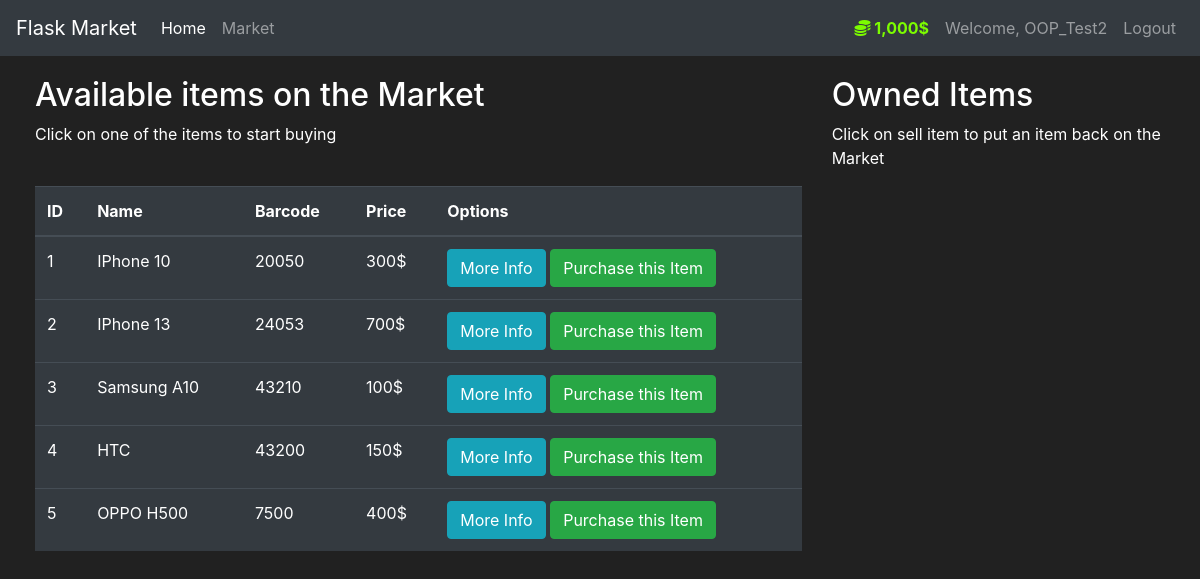
The page /market (signed in) on the database its author committed.
### market/models.py (models this page shows, shortened)
class User(db.Model, UserMixin):
    id = db.Column(db.Integer(), primary_key=True)
    username = db.Column(db.String(length=30), nullable=False, unique=True)
    email_address = db.Column(db.String(length=50), nullable=False, unique=True)
    password_hash = db.Column(db.String(length=60), nullable=False)
    budget = db.Column(db.Integer(), nullable=False, default=1000)
    items = db.relationship('Item', backref='owned_user', lazy=True)
    @property
    def prettier_budget(self):
        if len(str(self.budget)) >= 4:
            return f'{str(self.budget)[:-3]},{str(self.budget)[-3:]}$'
        else:
            return f"{self.budget}$"
    @property
    def password(self):
        return self.password

class Item(db.Model):
    id = db.Column(db.Integer(), primary_key=True)
    name = db.Column(db.String(length=30), nullable=False, unique=True)
    price = db.Column(db.Integer(), nullable=False)
    barcode = db.Column(db.String(length=12), nullable=False, unique=True)
    description = db.Column(db.String(length=1024), nullable=False, unique=True)
    owner = db.Column(db.Integer(), db.ForeignKey('user.id'))

### market/routes.py (the view, shortened to what this page needs)
@app.route('/market', methods=['GET', 'POST'])
@login_required
def market_page():
    purchase_form = PurchaseItemForm()
    selling_form = SellItemForm()
    if request.method == "GET":
        items = Item.query.filter_by(owner=None)
        owned_items = Item.query.filter_by(owner=current_user.id)
        return render_template('market.html', items=items, purchase_form=purchase_form, owned_items=owned_items, selling_form=selling_form)

### market/models.py (called while the page is built)
@login_manager.user_loader
def load_user(user_id):
    return User.query.get(int(user_id))

### market/templates/market.html (shortened to what this page needs)
{% extends 'base.html' %}
{% block content %}
<div class="row" style="margin-top:20px; margin-left:20px">
   <div class="col-8">
       <h2>Available items on the Market</h2>
       <p>Click on one of the items to start buying</p>
       <br>
      <table class="table table-hover table-dark">
         <thead>
            <tr>
               <th scope="col">ID</th>
               <th scope="col">Name</th>
               <th scope="col">Barcode</th>
               <th scope="col">Price</th>
               <th scope="col">Options</th>
            </tr>
         </thead>
         <tbody>
            {% for item in items %}
            <tr>
               <td>{{ item.id }}</td>
               <td>{{ item.name }}</td>
               <td>{{ item.barcode }}</td>
               <td>{{ item.price }}$</td>
               <td>
                  <button class="btn btn-outline btn-info" data-toggle="modal" data-target="#Modal-MoreInfo-{{ item.id }}">More Info</button>
                  <button class="btn btn-outline btn-success" data-toggle="modal" data-target="#Modal-PurchaseConfirm-{{ item.id }}">Purchase this Item</button>
               </td>
            </tr>
            {% endfor %}
         </tbody>
      </table>
   </div>
   <div class="col-4">
        <h2>Owned Items</h2>
        <p>Click on sell item to put an item back on the Market</p>
        <br>
   </div>
</div>
{% endblock %}

### market/templates/base.html (shortened to what this page needs)
<!doctype html>
<html lang="en">
   <head>
      <link rel="stylesheet" href="https://cdn.jsdelivr.net/npm/bootstrap@4.5.3/dist/css/bootstrap.min.css">
   </head>
   <body>
    <nav class="navbar navbar-expand-md navbar-dark bg-dark">
      <a class="navbar-brand" href="#">Flask Market</a>
      <div class="collapse navbar-collapse" id="navbarNav">
        <ul class="navbar-nav mr-auto">
            <li class="nav-item active">
                <a class="nav-link" href="{{ url_for('home_page') }}">Home <span class="sr-only">(current)</span></a>
            </li>
            <li class="nav-item">
                <a class="nav-link" href="{{ url_for('market_page') }}">Market</a>
            </li>
        </ul>
          {% if current_user.is_authenticated %}
            <ul class="navbar-nav">
                <li class="nav-item">
                    <a class="nav-link" style="color: lawngreen; font-weight: bold">
                        <i class="fas fa-coins"></i>
                        {{ current_user.prettier_budget }}
                    </a>
                </li>
                <li class="nav-item">
                    <a class="nav-link">Welcome, {{ current_user.username }}</a>
                </li>
                <li class="nav-item">
                    <a class="nav-link" href="{{ url_for('logout_page') }}">Logout</a>
                </li>
            </ul>
          {% endif %}
      </div>
    </nav>
      {% block content %}
      {% endblock %}
   </body>
</html>

### market/templates/base.html (style rules this page uses)
body { background-color: #212121; color: white }

### rows shown on the page
User: prettier_budget "1,000$", username "OOP_Test2"
Item: id "1", name "IPhone 10", barcode "20050", price "300"
Item: id "2", name "IPhone 13", barcode "24053", price "700"
Item: id "3", name "Samsung A10", barcode "43210", price "100"
Item: id "4", name "HTC", barcode "43200", price "150"
Item: id "5", name "OPPO H500", barcode "7500", price "400"
